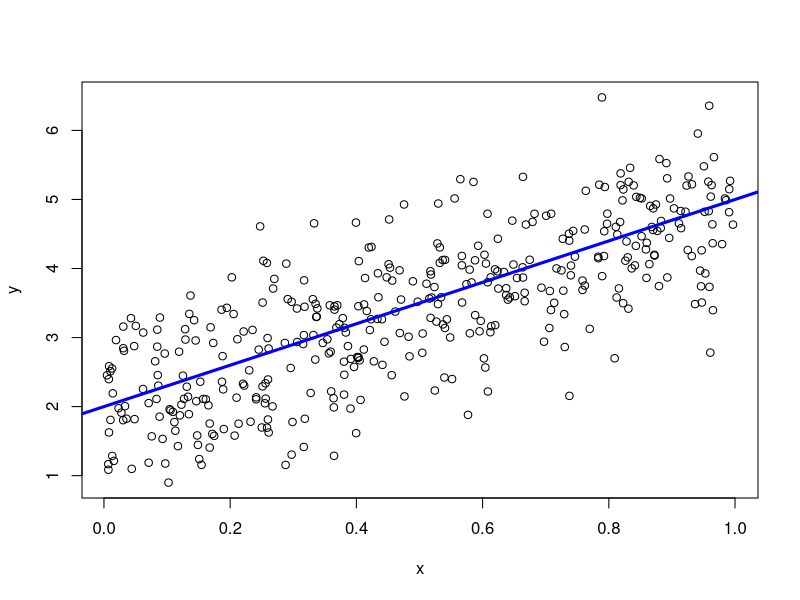

Here is the R script that generated this plot:
a <- 2
b <- 3
sigsq <- 0.5
n <- 400
x <- runif(n)
y <- a+b*x + rnorm(n,sd=sqrt(sigsq))
avgx <- mean(x)
plot(x,y)
abline(a,b,col="blue",lwd=3)
dev.print(pdf)
write(avgx, "avgx.txt")
